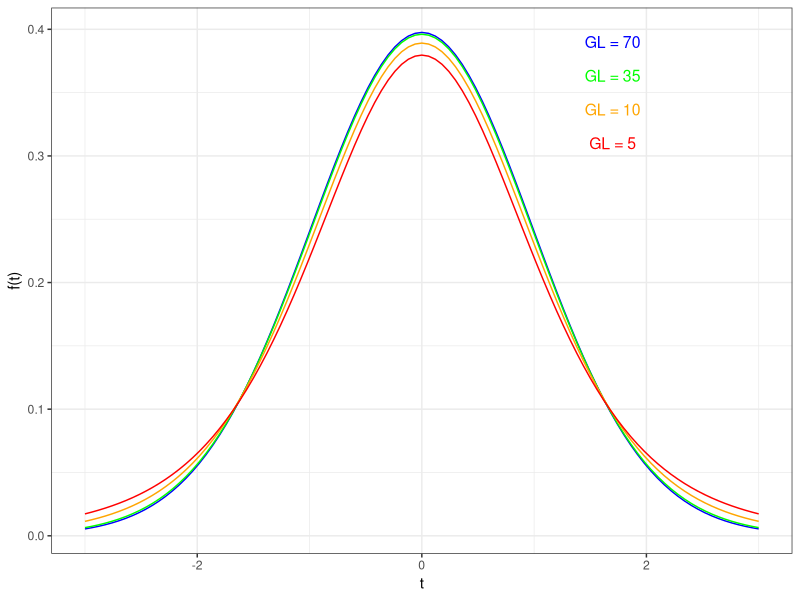
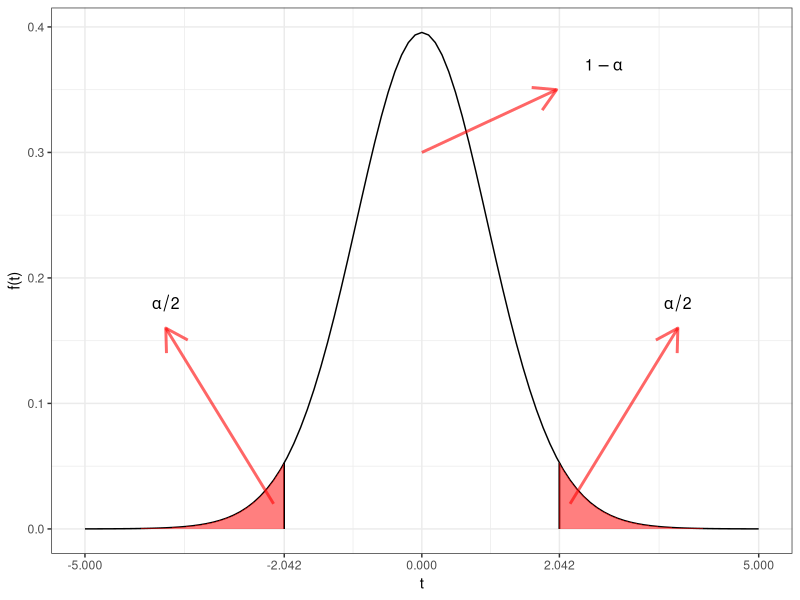

Write the R code that produced these figures, in order.
## ---- chunk 1
library(datasets)
library(tidyverse)
library(kableExtra)
library(knitr)
library(MASS)
library(boot)
library(carData)   

set.seed(150)
## ---- chunk 2
ggplot(data = data.frame(x = c(-3, 3)), aes(x)) +
  stat_function(fun = dt, args = list(df = 70),color="blue")+ylab("f(t)")+xlab("t")+
  stat_function(fun = dt, args = list(df = 35),color="green")+
  stat_function(fun = dt, args = list(df = 10),color="orange")+
  stat_function(fun = dt, args = list(df = 5),color="red")+
  annotate("text", x = rep(1.7,4), y = seq(.39,.31,length.out = 4), 
           label = paste0("GL = ",c(70,35,10,5)) , size=4 , 
           color=c("blue","green","orange","red"))+
  theme_bw()
## ---- chunk 3
gl<-30
ggplot(data = data.frame(x = c(-5, 5)), aes(x)) +
  stat_function(fun = dt, args = list(df = 30))+ylab("f(t)")+
  geom_segment(aes(x=qt(.975,gl),xend=qt(.975,gl),y=0,yend=dt(qt(.975,gl),gl)))+
  geom_segment(aes(x=qt(.025,gl),xend=qt(.025,gl),y=0,yend=dt(qt(.025,gl),gl)))+
  scale_x_continuous("t", round(c(-5,qt(1-.975,gl),0,qt(.975,gl),5),3), limits=c(-5,5))+
  annotate("segment", x = c(-2.2,2.2,0), xend = c(-3.8,3.8,2), 
           y = c(0.02,0.02,.3), yend = c(.16,.16,.35), colour = "red", size=1, alpha=0.6, arrow=arrow())+
  stat_function(fun = dt, args = list(df = gl),
                xlim = c(qt(.975,gl),5),
                geom = "area",fill="red",alpha=0.5)+
  stat_function(fun = dt, args = list(df = gl),
                xlim = c(-5,qt(.025,gl)),
                geom = "area",fill="red",alpha=0.5)+
  annotate("text", x = c(-3.8,3.8,2.7), y = c(0.18,0.18,.37), 
           label = c("alpha/2","alpha/2","1-alpha"),parse=T , size=4 , fontface="bold")+
  theme_bw()
